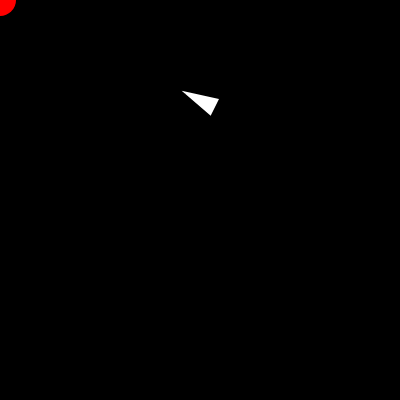
Frame 1 (no input)
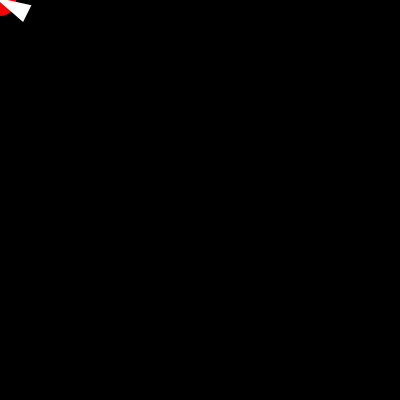
Frame 60 (no input)
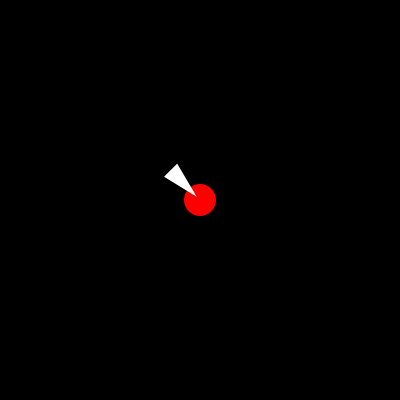
Frame 120 (the mouse pressed at the canvas centre since frame 60)

The p5.js sketch that drew these frames (run headless with seeded random() and noise() and a simulated clock; from frame 60 on, the mouse is pressed at the canvas centre):

// p5.js sketch
// ── sketch.js
//http://www.red3d.com/cwr/steer/

let vehicle;
let target; 

function setup() {
  createCanvas(400, 400);
  vehicle = new Vehicle (200,100);
}

function draw() {
  background(0);
  
  target = createVector (mouseX, mouseY)
  fill (255,0,0);
  noStroke();
  circle(target.x, target.y, 32);
  let steering = vehicle.arrive(target);
  vehicle.applyForce(steering);
  
  vehicle.update();
  vehicle.show();
}

// ── particle.js
class Vehicle {
  constructor(x, y) {
    this.pos = createVector(x, y);
    this.vel = createVector(0, 0);
    this.acc = createVector(0, 0);
    this.maxSpeed = 6;
    this.maxForce = 0.4;
    this.r = 16;
  }

  evade(vehicle) {
    let pursuit = this.pursue(vehicle);
    pursuit.mult(-1);
    return pursuit;
  }

  pursue(vehicle) {
    let target = vehicle.pos.copy();
    let prediction = vehicle.vel.copy();
    prediction.mult(10);
    target.add(prediction);
    fill(0, 255, 0);
    circle(target.x, target.y, 16);
    return this.seek(target);
  }

  arrive() {
    //2nd argument true enables the arrival behaviour
    return this.seek(target, true);
  }

  flee(target) {
    return this.seek(target).mult(-1);
  }

  seek(target, arrival = false) {
    let force = p5.Vector.sub(target, this.pos);

    let diseredSpeed = this.maxSpeed;
    if (arrival) {
      let slowRadius = 100;
      let distance = force.mag();
      if (distance < slowRadius) {
        diseredSpeed = map(distance, 0, slowRadius, 0, this.maxSpeed);
      }
    }
    force.setMag(diseredSpeed);
    force.sub(this.vel);
    force.limit(this.maxForce);
    return force;
  }

  applyForce(force) {
    this.acc.add(force);
  }

  edges() {
    if (this.pos.x > width + this.r) {
      this.pos.x = -this.r;
    } else if (this.pos.x < -this.r) {
      this.pos.x = width + this.r;
    }
    if (this.pos.y > height + this.r) {
      this.pos.y = -this.r;
    } else if (this.pos.y < -this.r) {
      this.pos.y = height + this.r;
    }
  }

  update() {
    this.vel.add(this.acc);
    this.vel.limit(this.maxSpeed);
    this.pos.add(this.vel);
    this.acc.set(0, 0);
  }

  show() {
    stroke(255);
    strokeWeight(2);
    fill(255);
    push();
    translate(this.pos.x, this.pos.y);
    rotate(this.vel.heading());
    triangle(-this.r, -this.r / 2, -this.r, this.r / 2, this.r, 0);
    pop();
  }
}
